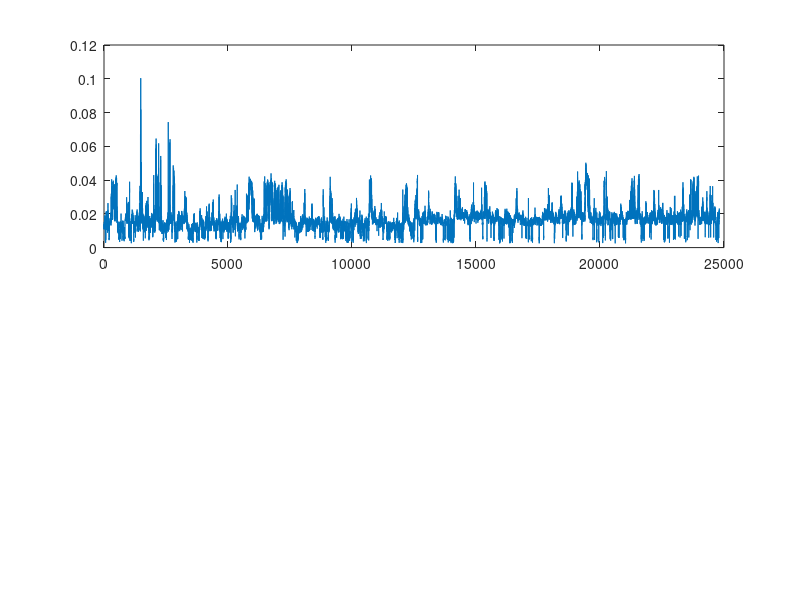

Write the MATLAB code that produced this figure. (Note: this script raises an error after producing the figure.)
load('vibro RMS kanaly 1-6.mat');

inds = (1:6);
folder  = '.\plots\vibro\';
fname_base   = 'vibro';
ext     = 'png';

if ~exist(folder, 'dir')
    mkdir(folder);
end

for i = inds
    fig = figure;
    set(fig,'Visible','off');
    smp = vibro(i).value;
    subplot(2,1,1), plot(smp)
    
    grid = find_fault(smp, 1000, 100, 100);
    subplot(2,1,2), imagesc(grid)
    colormap(flipud(gray))
    set(gca,'YDir','normal','GridLineStyle','-','XGrid','off','YGrid','off')
    
    fname = [fname_base num2str(i)];
    saveas(fig, [folder fname '.' ext], ext);
    
end